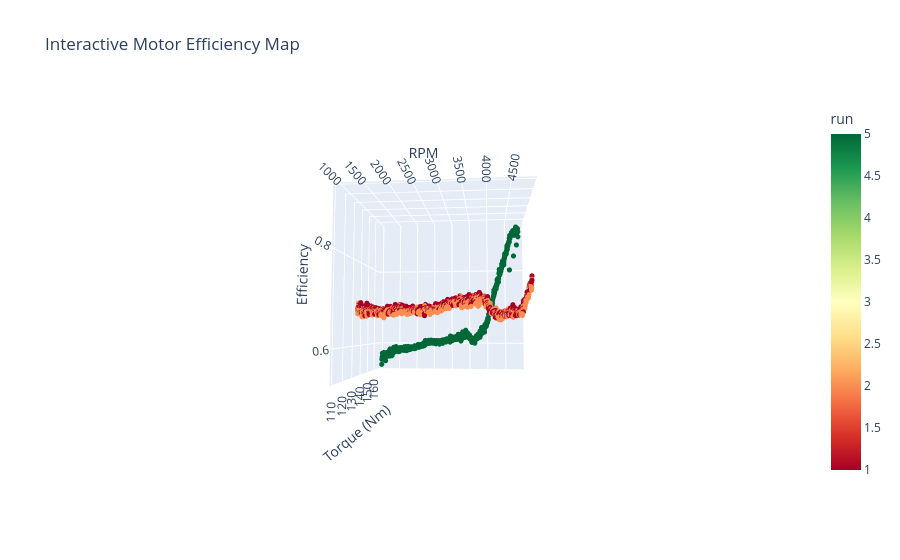

The code cell stored with this chart in its notebook:
### Code cell
plot_interactive_efficiency(combined_df)

### Figure 1 — Plotly figure (JSON) as saved in the notebook; plotly's stock layout.template omitted (floating-point values rounded to 4 significant figures; data arrays with more than 128 entries replaced by an {"elided": "..."} marker saying what was removed)
{"data": [{"hovertemplate": "RPM=%{x}<br>Torque (Nm)=%{y}<br>Efficiency=%{z}<br>run=%{marker.color}<extra></extra>", "legendgroup": "", "marker": {"color": {"elided": "2583 int values"}, "coloraxis": "coloraxis", "size": 3, "symbol": "circle"}, "mode": "markers", "name": "", "scene": "scene", "showlegend": false, "type": "scatter3d", "x": {"elided": "2583 float values"}, "y": {"elided": "2583 int values"}, "z": {"elided": "2583 float values"}}], "layout": {"autosize": true, "coloraxis": {"colorbar": {"title": {"text": "run"}}, "colorscale": [[0, "rgb(165,0,38)"], [0.1, "rgb(215,48,39)"], [0.2, "rgb(244,109,67)"], [0.3, "rgb(253,174,97)"], [0.4, "rgb(254,224,139)"], [0.5, "rgb(255,255,191)"], [0.6, "rgb(217,239,139)"], [0.7, "rgb(166,217,106)"], [0.8, "rgb(102,189,99)"], [0.9, "rgb(26,152,80)"], [1, "rgb(0,104,55)"]]}, "legend": {"tracegroupgap": 0}, "scene": {"aspectmode": "auto", "aspectratio": {"x": 1, "y": 1, "z": 1}, "camera": {"center": {"x": 0, "y": 0, "z": 0}, "eye": {"x": 0.2588, "y": -2.669, "z": -0.2244}, "projection": {"type": "perspective"}, "up": {"x": 0, "y": 0, "z": 1}}, "domain": {"x": [0, 1], "y": [0, 1]}, "xaxis": {"title": {"text": "RPM"}, "type": "linear"}, "yaxis": {"title": {"text": "Torque (Nm)"}, "type": "linear"}, "zaxis": {"title": {"text": "Efficiency"}, "type": "linear"}}, "title": {"text": "Interactive Motor Efficiency Map"}}}
